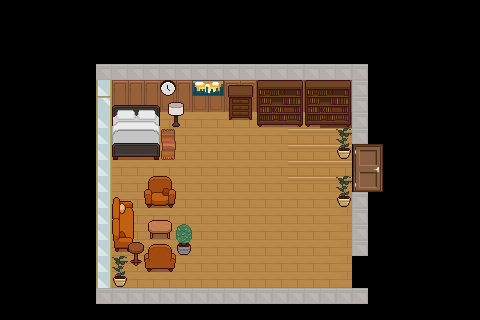

The image is a tile-based game level rendered from a .tmx file. Its description and source (layers, tilesets, objects; grid data summarised) follow:
An orthogonal 30x20 tile map with 16x16 px tiles, 6 tile layers (Floor, Wall, Funiture 1, Decor, ...), 8 tilesets and 6 objects (Harlan Thrombey, Chai rượu, Kệ dao trống, Cửa sổ vỡ).

<map version="1.10" tiledversion="1.11.2" orientation="orthogonal" renderorder="right-down" width="30" height="20" tilewidth="16" tileheight="16" infinite="0" nextlayerid="12" nextobjectid="12">
 <tileset firstgid="1" source="map_BedroomMaster/decorations_BR.tsx" />
 <tileset firstgid="145" source="map_BedroomMaster/decorations_LRK.tsx" />
 <tileset firstgid="265" source="map_BedroomMaster/floorswalls_LRK.tsx" />
 <tileset firstgid="489" source="map_BedroomMaster/TopDownHouse_FurnitureState1.tsx" />
 <tileset firstgid="723" source="map_BedroomMaster/beds_BR.tsx" />
 <tileset firstgid="947" source="map_BedroomMaster/TopDownHouse_FurnitureState2.tsx" />
 <tileset firstgid="1181" source="map_BedroomMaster/doorswindowsstairs_LRK.tsx" />
 <tileset firstgid="1917" source="map_storage/floor.tsx" />
 <layer id="3" name="Floor" width="30" height="20">
  <data>[600 cells, 180 non-empty, 5 distinct tile ids]</data>
 </layer>
 <layer id="4" name="Wall" width="30" height="20">
  <data>[600 cells, 87 non-empty, 6 distinct tile ids]</data>
 </layer>
 <layer id="6" name="Funiture 1" width="30" height="20">
  <data>[600 cells, 20 non-empty, 20 distinct tile ids]</data>
 </layer>
 <layer id="7" name="Decor" width="30" height="20">
  <data>[600 cells, 20 non-empty, 20 distinct tile ids]</data>
 </layer>
 <layer id="8" name="Funiture 3" width="30" height="20">
  <data>[600 cells, 48 non-empty, 24 distinct tile ids]</data>
 </layer>
 <layer id="9" name="Door_image" width="30" height="20">
  <data>[600 cells, 6 non-empty, 6 distinct tile ids]</data>
 </layer>
 <objectgroup id="10" name="Door">
  <object id="4" x="350" y="144.5" width="31.75" height="47.75">
   <properties>
    <property name="spawnX" type="float" value="0" />
    <property name="spawnY" type="float" value="50" />
    <property name="targetMap" value="hall.tmx" />
   </properties>
  </object>
  <object id="6" x="347.177" y="256.568" width="31.75" height="30.9957" rotation="0.204118">
   <properties>
    <property name="spawnX" type="float" value="210" />
    <property name="spawnY" type="float" value="185" />
    <property name="targetMap" value="bathroom.tmx" />
   </properties>
  </object>
 </objectgroup>
 <objectgroup id="11" name="Items">
  <object id="7" name="Harlan Thrombey" x="192.5" y="122.5" width="31" height="42.5">
   <properties>
    <property name="ID" value="Clue_Body" />
    <property name="texture" value="harlan" />
    <property name="type" value="NPC" />
   </properties>
  </object>
  <object id="8" name="Chai rượu" x="154.5" y="211" width="11" height="17">
   <properties>
    <property name="ID" value="Clue_Wine" />
    <property name="texture" value="wine" />
    <property name="type" value="ITEM" />
   </properties>
  </object>
  <object id="10" name="Kệ dao trống" x="268.5" y="96" width="18.5" height="11.5">
   <properties>
    <property name="ID" value="Clue_Knife" />
    <property name="texture" value="none" />
    <property name="type" value="ITEM" />
   </properties>
  </object>
  <object id="11" name="Cửa sổ vỡ" x="99" y="165.5" width="10" height="19.5">
   <properties>
    <property name="ID" value="Clue_Window" />
    <property name="texture" value="none" />
    <property name="type" value="ITEM" />
   </properties>
  </object>
 </objectgroup>
</map>
